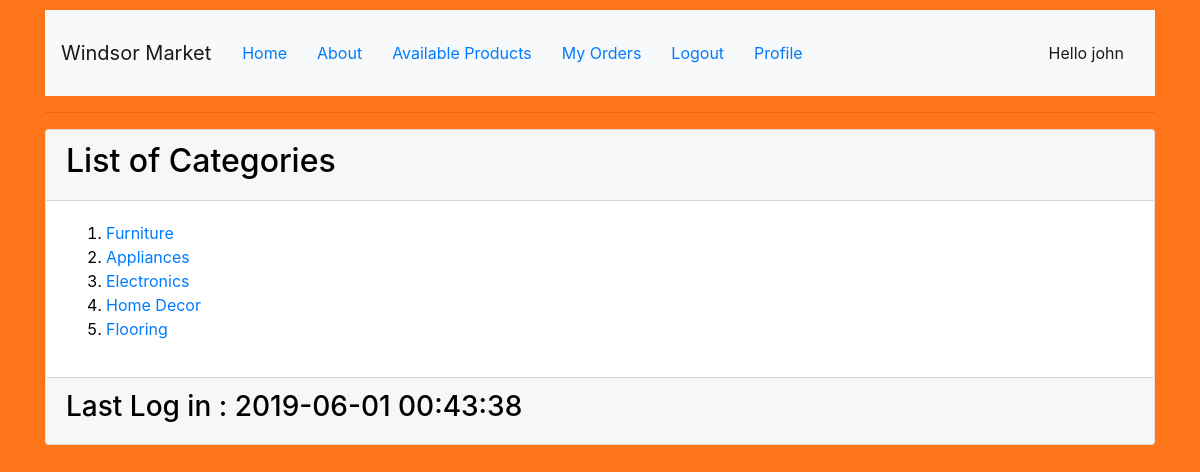
Page /myapp/index/ (signed in) on the committed database.
### myapp/models.py (models this page shows, shortened)
class Category(models.Model):
    name = models.CharField(max_length=200)
    warehouse = models.CharField(max_length=200)
    class Meta:
        verbose_name = _("Category")
        verbose_name_plural = _("Categories")

### myapp/views.py (the view)
# urls.py: urlpatterns = [ path(r'index/', views.index, name='index'),
def index(request):
    if 'username' in request.session:
        cat_list = Category.objects.all().order_by('id')[:10]
        if 'last_login' in request.session:
            last_log = request.session.get('last_login')
        else:
            last_log = "Your last login was more than one hour ago"
        return render(request, 'myapp/index.html', {'cat_list': cat_list, 'last_log': last_log, 'user': request.session['username']})
    else:
        return redirect('/myapp/login/')

### myapp/templates/myapp/index.html
{% extends 'myapp/base.html' %}
{% block body_block %}
    <div class="card">
        {% if cat_list %}
            <div class="card-header">
                <h2>List of Categories</h2>
            </div>
            <div class="card-body">
                <ol>
                    {% for cat in cat_list %}
                        <li> <a href="{% url 'myapp:detail' cat.id %}">{{ cat.name}}</a></li>
                    {% endfor %}
                </ol>
            </div>
        {% else %}
            <div class="card-header">
                <strong>There are no available categories!</strong>
            </div>
            <div class="card-body">
            </div>
        {% endif %}
        <div class="card-footer">
            <h3>Last Log in : {{ last_log }} </h3>
        </div>
    </div>
{% endblock %}

### myapp/static/myapp/style.css (style rules this page uses)
body { background-color:#ff751a; color: black; }

### rows in the picture
Category: name "Furniture"
Category: name "Appliances"
Category: name "Electronics"
Category: name "Home Decor"
Category: name "Flooring"

### other values in the picture
{{ request.session.username }} "john"
{{ last_log }} "2019-06-01 00:43:38"
